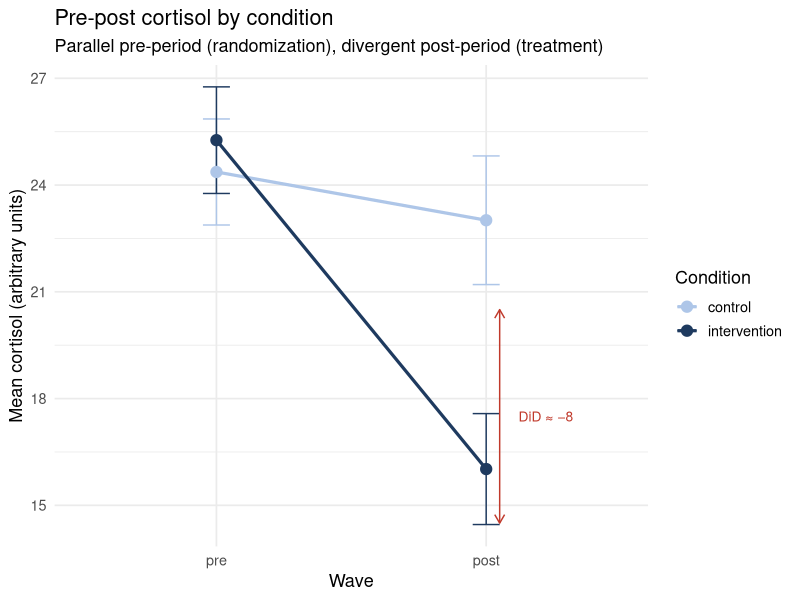
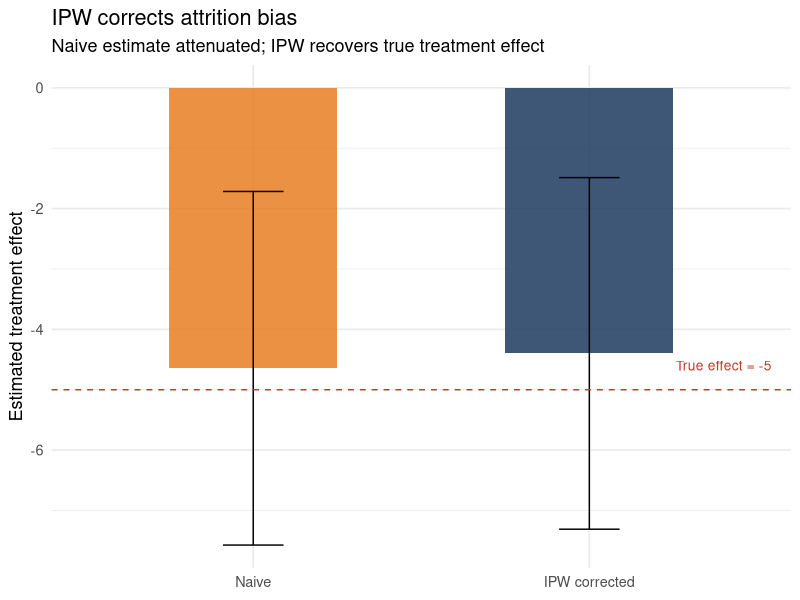

These charts were generated, in order, by the following R code:
## ---- chunk 1
library(tidyverse)
library(MatchIt)
library(broom)
library(broom.mixed)
library(lme4)
library(lmerTest)
library(ggplot2)
library(patchwork)
library(sandwich)
library(lmtest)
set.seed(42)
## ---- chunk 2
n_per <- 60

df_pp <- expand_grid(
  participant = 1:(n_per * 2),
  wave        = c("pre", "post")
) |>
  mutate(
    condition = ifelse(participant <= n_per, "control", "intervention"),
    time_num  = as.integer(wave == "post"),
    treat_num = as.integer(condition == "intervention"),
    u0        = rnorm(n_per * 2, 0, 5)[participant],   # person random intercept
    cortisol  = 25 + u0 - 1.5 * time_num - 8 * time_num * treat_num + rnorm(n(), 0, 4),
    participant = factor(participant),
    wave      = factor(wave, levels = c("pre", "post")),
    condition = factor(condition, levels = c("control", "intervention"))
  )
## ---- chunk 3
m_did_exp <- lmer(cortisol ~ wave * condition + (1 | participant),
                  data = df_pp, REML = FALSE)

broom.mixed::tidy(m_did_exp, effects = "fixed") |>
  knitr::kable(digits = 3,
               caption = "DiD mixed model. The wave:condition interaction is the DiD estimate (target: -8).")
## ---- chunk 4
df_wide <- df_pp |>
  select(participant, condition, wave, cortisol) |>
  pivot_wider(names_from = wave, values_from = cortisol,
              names_prefix = "cortisol_") |>
  mutate(cortisol_pre_c = cortisol_pre - mean(cortisol_pre))

m_ancova <- lm(cortisol_post ~ condition + cortisol_pre_c, data = df_wide)

broom::tidy(m_ancova) |>
  filter(term == "conditionintervention") |>
  knitr::kable(digits = 3,
               caption = "ANCOVA treatment estimate. Numerically close to DiD mixed model when pre-test is mean-centered.")
## ---- chunk 5
summ_pp <- df_pp |>
  group_by(wave, condition) |>
  summarise(mean_c = mean(cortisol), se_c = sd(cortisol) / sqrt(n()),
            .groups = "drop")

ggplot(summ_pp, aes(x = wave, y = mean_c,
                     color = condition, group = condition)) +
  geom_line(linewidth = 1.1) +
  geom_errorbar(aes(ymin = mean_c - 1.96 * se_c,
                    ymax = mean_c + 1.96 * se_c), width = 0.1) +
  geom_point(size = 3.5) +
  scale_color_manual(values = c("control" = "#aec6e8", "intervention" = "#1e3a5f")) +
  annotate("segment",
           x = 2.05, xend = 2.05, y = 20.5, yend = 14.5,
           arrow = arrow(length = unit(0.25, "cm"), ends = "both"),
           color = "#c0392b") +
  annotate("text", x = 2.12, y = 17.5,
           label = "DiD \u2248 \u22128", color = "#c0392b", hjust = 0, size = 3.5) +
  labs(
    title    = "Pre-post cortisol by condition",
    subtitle = "Parallel pre-period (randomization), divergent post-period (treatment)",
    x        = "Wave",
    y        = "Mean cortisol (arbitrary units)",
    color    = "Condition"
  ) +
  theme_minimal(base_size = 13)
## ---- chunk 6
n          <- 200
treatment  <- rep(c(0, 1), each = 100)
baseline_anx <- rnorm(n, 50, 10)

# Attrition: higher anxiety + control → more likely to drop out
p_remain  <- plogis(2.5 - 0.07 * baseline_anx + 0.8 * treatment)
remained  <- rbinom(n, 1, p_remain)

# True treatment effect = -5 (treatment reduces outcome)
outcome   <- 40 - 5 * treatment + 0.3 * baseline_anx + rnorm(n, 0, 6)

df_att <- tibble(id = 1:n, treatment, baseline_anx, remained, outcome)

cat("Retention rate — control:  ", mean(remained[treatment == 0]), "\n")
cat("Retention rate — treatment:", mean(remained[treatment == 1]), "\n")
## ---- chunk 7
ps_att    <- glm(remained ~ baseline_anx + treatment,
                 family = binomial, data = df_att)
df_att$ipw <- 1 / fitted(ps_att)

df_obs <- df_att |> filter(remained == 1)

m_naive_att <- lm(outcome ~ treatment, data = df_obs)
m_ipw_att   <- lm(outcome ~ treatment, data = df_obs,
                   weights = df_att$ipw[df_att$remained == 1])
## ---- chunk 8
bind_rows(
  broom::tidy(m_naive_att) |> filter(term == "treatment") |>
    mutate(method = "Naive complete-case analysis"),
  broom::tidy(m_ipw_att)   |> filter(term == "treatment") |>
    mutate(method = "IPW-corrected analysis")
) |>
  select(method, estimate, std.error, p.value) |>
  knitr::kable(
    digits  = 3,
    caption = "True treatment effect = -5. Naive estimate is attenuated toward zero because high-anxiety control participants dropped out. IPW is consistent under MAR — it targets the true effect on average across samples; individual draws may not show monotone improvement over naive."
  )
## ---- chunk 9
est_df <- bind_rows(
  broom::tidy(m_naive_att) |> filter(term == "treatment") |>
    mutate(method = "Naive"),
  broom::tidy(m_ipw_att) |> filter(term == "treatment") |>
    mutate(method = "IPW corrected")
) |>
  mutate(method = factor(method, levels = c("Naive", "IPW corrected")))

ggplot(est_df, aes(x = method, y = estimate, fill = method)) +
  geom_col(width = 0.5, alpha = 0.85) +
  geom_errorbar(aes(ymin = estimate - 1.96 * std.error,
                    ymax = estimate + 1.96 * std.error), width = 0.18) +
  geom_hline(yintercept = -5, linetype = "dashed", color = "#c0392b") +
  annotate("text", x = 2.4, y = -4.6, label = "True effect = -5",
           color = "#c0392b", size = 3.5) +
  scale_fill_manual(values = c("Naive" = "#e67e22", "IPW corrected" = "#1e3a5f"),
                    guide = "none") +
  labs(
    title    = "IPW corrects attrition bias",
    subtitle = "Naive estimate attenuated; IPW recovers true treatment effect",
    x        = NULL,
    y        = "Estimated treatment effect"
  ) +
  theme_minimal(base_size = 13)
## ---- chunk 10
df_treat_only <- df_att |>
  filter(treatment == 1) |>
  mutate(
    high_user = rbinom(n(), 1, plogis(-0.5 + 0.04 * baseline_anx))
  )

m_usage <- matchit(
  high_user ~ baseline_anx,
  data   = df_treat_only,
  method = "nearest",
  ratio  = 1
)

summary(m_usage)$sum.matched |>
  knitr::kable(digits = 3,
               caption = "Covariate balance after 1:1 nearest-neighbor matching on baseline anxiety.")
## ---- chunk 11
matched      <- match.data(m_usage)
m_usage_eff  <- lm(outcome ~ high_user + baseline_anx,
                   data = matched, weights = weights)

broom::tidy(m_usage_eff) |>
  filter(term == "high_user") |>
  select(estimate, std.error, p.value) |>
  knitr::kable(digits = 3,
               caption = "Matched estimate of high-use vs. low-use effect on outcome, among participants with similar baseline anxiety.")
